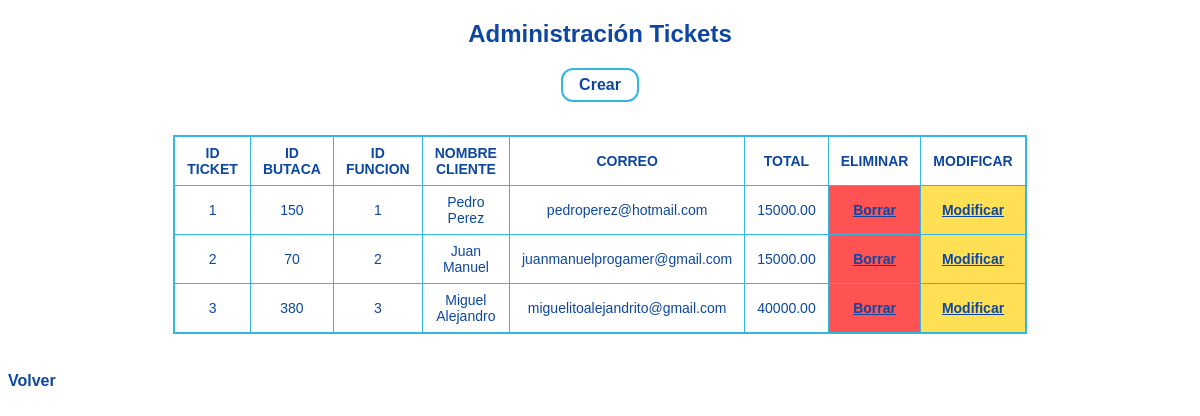
The app's page /inicio.php?opcion=9 (signed in) with its own data.
### tables this page shows
CREATE TABLE `tickets` (
  `id_ticket` int(11) NOT NULL,
  `id_butaca` int(11) NOT NULL,
  `id_funcion` int(11) NOT NULL,
  `nombre_cliente` varchar(50) NOT NULL,
  `correo` varchar(100) NOT NULL,
  `total` decimal(10,2) NOT NULL
);

### funciones/funciones_tickets.php (the view, shortened to what this page needs)
<?php
function mostrar_tickets($conecta) {
    echo '<link rel="stylesheet" href="css/tablas.css">';
    $consulta = "SELECT * FROM tickets";
    $resultado = mysqli_query($conecta, $consulta);
    $filas = mysqli_num_rows($resultado);
    if ($filas == 0) {
        echo "<p>NO HAY DATOS</p>";
        echo '<a class="btn-crear" href="agregar/formulario_agregar_tickets.html">Crear</a><br/><br/>';
    } else {
        echo '<h2>Administración Tickets</h2>';
        echo '<div style="text-align: center;">';
        echo '<a class="btn-crear" href="agregar/formulario_agregar_tickets.html">Crear</a>';
        echo '</div><br/>';
        echo '<table class="tabla-admin">
                <thead>
                    <tr>
                        <th>ID TICKET</th>
                        <th>ID BUTACA</th>
                        <th>ID FUNCION</th>
                        <th>NOMBRE CLIENTE</th>
                        <th>CORREO</th>
                        <th>TOTAL</th>
                        <th>ELIMINAR</th>
                        <th>MODIFICAR</th>
                    </tr>
                </thead>
                <tbody>';
        while ($tabla = mysqli_fetch_array($resultado)) {
            $id_ticket      = $tabla['id_ticket'] ?? '';
            $id_butaca      = $tabla['id_butaca'] ?? '';
            $id_funcion     = $tabla['id_funcion'] ?? '';
            $nombre_cliente = $tabla['nombre_cliente'] ?? '';
            $correo         = $tabla['correo'] ?? '';
            $total          = $tabla['total'] ?? '';
            echo '<tr>';
            echo '<td>' . $id_ticket . '</td>';
            echo '<td>' . $id_butaca . '</td>';
            echo '<td>' . $id_funcion . '</td>';
            echo '<td>' . $nombre_cliente . '</td>';
            echo '<td>' . $correo . '</td>';
            echo '<td>' . $total . '</td>';
            echo '<td class="celda-eliminar"><a href="eliminar/elimina_tickets.php?id_ticket=' . $id_ticket . '&id_butaca=' . $id_butaca . '&id_funcion=' . $id_funcion . '&nombre_cliente=' . urlencode($nombre_cliente) . '&correo=' . urlencode($correo) . '&total=' . $total . '">Borrar</a></td>';
            echo '<td class="celda-modificar"><a href="modificar/modificar_tickets.php?id_ticket=' . $id_ticket . '&id_butaca=' . $id_butaca . '&id_funcion=' . $id_funcion . '&nombre_cliente=' . urlencode($nombre_cliente) . '&correo=' . urlencode($correo) . '&total=' . $total . '">Modificar</a></td>';
            echo '</tr>';
        }
        echo '  </tbody>
              </table>';
    }
    echo '<a class="btn-volver" href="sistema.html">Volver</a>';
}
?>

### CSS/tablas.css (style rules this page uses)
h2 { color: #0d47a1; text-align: center; font-size: 24px; margin-top: 20px; }
.btn-crear { display: inline-block; background-color: #ffffff; color: #0d47a1; border: 2px solid #33b5e5; border-radius: 12px; padding: 6px 16px; text-decoration: none; font-weight: bold; margin-bottom: 15px; }
table.tabla-admin { border-collapse: collapse; width: 100%; max-width: 800px; margin: 0 auto; border: 2px solid #33b5e5; }
table.tabla-admin th, table.tabla-admin td { border: 1px solid #33b5e5; padding: 8px 12px; text-align: center; color: #0d47a1; font-size: 14px; }
table.tabla-admin th { font-weight: bold; background-color: #ffffff; }
td.celda-eliminar { background-color: #ff5252; }
td.celda-eliminar a { color: #0d47a1 !important; text-decoration: underline; font-weight: bold; }
td.celda-modificar { background-color: #ffe054; }
td.celda-modificar a { color: #0d47a1 !important; text-decoration: underline; font-weight: bold; }
.btn-volver { display: inline-block; margin-top: 20px; color: #0d47a1; text-decoration: none; font-weight: bold; }

### records on screen
tickets: id_ticket "1", id_butaca "150", id_funcion "1", nombre_cliente "Pedro Perez", correo "pedroperez@hotmail.com", total "15000.00"
tickets: id_ticket "2", id_butaca "70", id_funcion "2", nombre_cliente "Juan Manuel", correo "juanmanuelprogamer@gmail.com", total "15000.00"
tickets: id_ticket "3", id_butaca "380", id_funcion "3", nombre_cliente "Miguel Alejandro", correo "miguelitoalejandrito@gmail.com", total "40000.00"
